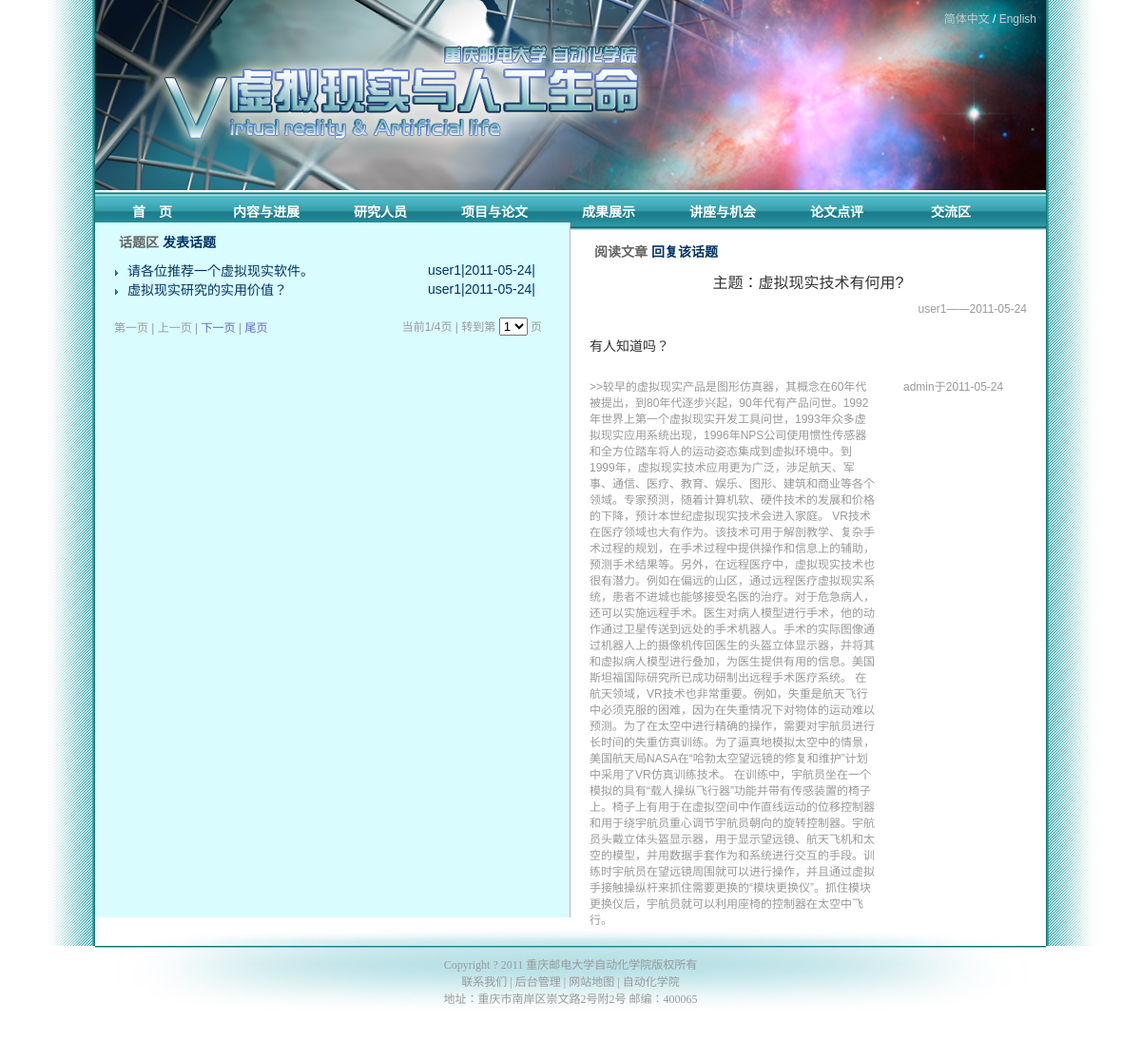
The app's page /bbs.php?id=99&mode=read&lan=chs with its own data.
### tables this page shows
CREATE TABLE IF NOT EXISTS `10branch` (
  `id` int(11) NOT NULL,
  `item` varchar(15) NOT NULL,
  `item_eng` varchar(40) NOT NULL,
  `desc` text NOT NULL,
  `address` varchar(50) NOT NULL,
  `visiable` int(11) NOT NULL,
  `style` int(11) NOT NULL,
  PRIMARY KEY (`item`),
  UNIQUE KEY `id` (`id`)
);

CREATE TABLE IF NOT EXISTS `40bbs` (
  `id` int(11) NOT NULL AUTO_INCREMENT,
  `subid` int(11) NOT NULL,
  `title` text NOT NULL,
  `content` text NOT NULL,
  `username` varchar(50) NOT NULL,
  `date` date NOT NULL,
  PRIMARY KEY (`id`),
  KEY `id` (`id`)
);

CREATE TABLE IF NOT EXISTS `50config` (
  `id` int(11) NOT NULL,
  `sitetitle_chs` varchar(50) NOT NULL,
  `sitetitle_eng` varchar(50) NOT NULL,
  `user_reg` int(2) NOT NULL,
  `user_log` int(2) NOT NULL,
  `user_edit` int(2) NOT NULL,
  `pgsize` int(11) NOT NULL,
  `hotsize` int(11) NOT NULL,
  `sitebanner_chs` varchar(80) NOT NULL,
  `sitebanner_eng` varchar(80) NOT NULL,
  `siteflash` varchar(50) NOT NULL,
  `fvico` varchar(50) NOT NULL,
  `connect` varchar(50) NOT NULL,
  `sitemap` varchar(50) NOT NULL,
  `lasttitle_chs` varchar(50) NOT NULL,
  `lasttitle_eng` varchar(50) NOT NULL,
  `lasturl_url` varchar(50) NOT NULL,
  `copyrt_chs` varchar(200) NOT NULL,
  `address_chs` varchar(200) NOT NULL,
  `copyrt_eng` varchar(200) NOT NULL,
  `address_eng` varchar(200) NOT NULL,
  PRIMARY KEY (`id`)
);

### bbs.php (the view, shortened to what this page needs)
<head>
<link href="images/article_view.css" rel="stylesheet" type="text/css" />
</head>
<body topmargin="0">
<table  width=100% cellpadding="0" cellspacing="0" class="bgline">
<tr><td align="center">
<?php
include_once("header.php");
?>
</td></tr>
<tr><td align="center">
<div  id="main">
<table border="0" cellpadding="0" cellspacing="0" width=100% height="500px"><tr><td >
<div class="bbs_list">
<?php
if($_GET["mode"]!=topic)
{
       echo "<div style='font-size:14px;padding:10px 0px 10px 25px; font-weight:bold; color:#666666;'>";
if($_GET[lan]==chs)
{echo "话题区";}
	   echo " <a href=bbs.php?mode=topic&lan=".$_GET["lan"].">";
if($_GET[lan]==chs)
{echo "发表话题";}
	   echo "</a></div>";
if(1)
{
    if(isset($_GET['page'])){
        $page=intval($_GET['page']);
    }
    else{
        $page = 1;
    }
	$respg=mysql_query("SELECT * FROM 50config WHERE id='1'");
	$rowspg=mysql_fetch_assoc($respg);
	$pgsize=$rowspg["pgsize"];
    $page_size=$pgsize;
    $pages="SELECT count(*) as amount FROM 40bbs WHERE subid=0";
    $result=mysql_query($pages);
    while($row=mysql_fetch_row($result)){
    $amount=$row[0];
    }
    if($amount){
        if($amount%$page_size){$page_count=(int)($amount/$page_size)+1;}
        else {$page_count=$amount / $page_size;}
    }
	if(!empty($id)){ $sql="SELECT * FROM 40bbs WHERE subid=0";  echo "bbbbbbbbb";}
    else{
        $sql="SELECT * FROM 40bbs WHERE subid=0  order by id DESC limit ".($page-1)*$page_size.",".$page_size."";}
        $res=mysql_query($sql) or die(mysql_error());
        while($row=mysql_fetch_array($res))
        {
		    echo "<table  border='0' cellpadding='0' cellspacing='0'><tr><td width=350px valign='top'>";
    		echo "<tr><td><li>";
			echo "<a href=bbs.php?id=".$row["id"]."&mode=read&lan=".$_GET["lan"]."&page=".$_GET["page"].">".mb_substr($row["title"],0,21,'utf-8')."</a></td><td><div class='date'>".$row["username"]."|".$row["date"]."|</div></li>";
			echo "</td></tr></table>";
        }
	echo "<div class=page><table width=450px border='0' cellspacing='0' cellpadding='0'>
     <tr><td width=200px>";
    if($page==1){
        echo "第一页 | 上一页 | ";
    }
    else{
        echo "<a href=bbs.php?lan=".$_GET['lan']."&page=1>第一页</a> | <a href=bbs.php?lan=".$_GET['lan']."&page=".($page-1).">上一页</a> | ";
    }
    if(($page==$page_count) || ($page_count == 0)){
        echo "下一页 | 尾页";
    }
    else{
        echo "<a href=bbs.php?&lan=".$_GET['lan']."&page=".($page+1).">下一页</a> | <a hrefbbs.php?&lan=".$_GET['lan']."&page=".$page_count.">尾页</a>";
    }
	echo "</td>";
}
 ?>
    <td >&nbsp;</td>
    <td width="200px" align="right">当前<?php echo "$page";?>/<?php echo "$page_count";?>页
                              | 转到第
                              <select name="sel_page" onChange="javascript:location=this.options[this.selectedIndex].value;">
                                <?php
       for($i = 1 ;$i <=$page_count;$i++){
     if($i==$page){
    ?>
                                <option value="bbs.php?&lan=<?php echo $_GET['lan'];?>&page=<?php echo $i;?>" selected />
                                <?php echo $i;?>
                                <?php }
     else
     { ?>
                                <option value="bbs.php?&lan=<?php echo $_GET['lan'];?>&page=<?php echo $i;?>" />
                                <?php }
        }    ?>
                              </select>
                              页</td>
  </tr>
</table>
<?php  echo "</div>";  ?>
<?php
}
?>
</div>
</td><td>
<div class="bbs_view">
<?php
if($_GET["mode"]==read)
{
$id=$_GET["id"];
       echo "<div style='font-size:14px;padding:10px 0px 10px 25px; font-weight:bold; color:#666666;'>";
if($_GET[lan]==chs)
{echo "阅读文章 ";}
	   echo "<a href=bbs.php?id=$id&mode=sub&lan=".$_GET["lan"].">";
if($_GET[lan]==chs)
{echo " 回复该话题";}
	   echo "</a></div>";
$res=mysql_query("SELECT * FROM 40bbs WHERE id='$id' ");
while($rows=mysql_fetch_assoc($res))
    	{
		if($rows["subid"]==0)
			{
    		echo "<div class='bbs_title'>";
if($_GET[lan]==chs)
{echo "主题：";}
	   echo "".$rows["title"]."</div>";
			echo "<div class='bbs_username'>".$rows["username"]."——".$rows["date"]."</div>";
    		echo "<div class='bbs_content'>".$rows["content"]."</div>";
    		}
		}
$ressub=mysql_query("SELECT * FROM 40bbs WHERE subid='$id'  ORDER BY id ");
while($rowssub=mysql_fetch_assoc($ressub))
    	{
		echo "<table  border='0' cellpadding='0' cellspacing='0'><tr><td width=350px valign='top'>";
		echo "<div class='sublist'><li><div class='bbs_subcontent'>";
			echo ">>".$rowssub["content"]."</div>";
		echo "</td><td valign='top'><div class='bbs_subusername'>".$rowssub["username"]."";
if($_GET[lan]==chs)
{echo "于";}
	   echo "".$rowssub["date"]."</div></li></div>";
    	echo "</td></tr></table>";
		}
}
?>
</div>
</td></tr></table>
<table  width=100% cellpadding="0" cellspacing="0">
<tr><td align="center">
<?php
include_once("footer.php");
?>
</td></tr></table>
</body>
</html>

### header.php (shortened to what this page needs)
<!DOCTYPE html PUBLIC "-//W3C//DTD XHTML 1.0 Transitional//EN" "http://www.w3.org/TR/xhtml1/DTD/xhtml1-transitional.dtd">
<html xmlns="http://www.w3.org/1999/xhtml">
<head>
<link href="images/header.css" rel="stylesheet" type="text/css" />
</head>
<body>
<?php
if($_GET[lan]==chs)
{
	echo"
	<div class='banner_chs'>
	<div class='language'>
	<a href='index.php?lan=chs'>
	简体中文
	</a>
	/
	<a href='index.php?lan=eng'>
	English
	</a>
	</div>
	";
}
?>
</div>
<table cellpadding="0" cellspacing="0" border="0"><tr><td class="navi">
<ul>
<li><a href="index.php<?php echo "?lan=$_GET[lan]"    ?>">
<?php
if($_GET[lan]==chs)
{echo "首　页";}
?>
</a></li>
<li>
<?php
$res=mysql_query("SELECT * FROM 10branch ORDER BY id");
while($rows=mysql_fetch_assoc($res))
    if(($rows["visiable"])&&($rows["id"]!=0)&&($rows["id"]<=70))
    {
if($_GET[lan]==chs)
    	{
    	echo "<a href=article_view.php?id=main&itm_id=".$rows["id"]."&lan=$_GET[lan]>".$rows["item"]."</a>";
    	}
    }
?></li>
</ul>
</td></tr></table>
</body>
</html>

### footer.php (shortened to what this page needs)
<!DOCTYPE html PUBLIC "-//W3C//DTD XHTML 1.0 Transitional//EN" "http://www.w3.org/TR/xhtml1/DTD/xhtml1-transitional.dtd">
<html xmlns="http://www.w3.org/1999/xhtml">
<head>
<link href="images/header.css" rel="stylesheet" type="text/css" />
<body>
<div  class="footer">
<?php
$res=mysql_query("SELECT * FROM 50config WHERE id='1' ");
$rows=mysql_fetch_assoc($res);
if($_GET[lan]==chs)
{echo $rows["copyrt_chs"]."<br/> ";}
echo "<a href='mailto:".$rows["connect"]."'>";
if($_GET[lan]==chs)
{echo "联系我们";}
echo "</a> |
<a href='admin/admin.php'>";
if($_GET[lan]==chs)
{echo "后台管理";}
echo "</a> |
<a href='sitemap.php?lan=".$_GET[lan]."'>";
if($_GET[lan]==chs)
{echo "网站地图";}
echo "</a> |
<a href='".$rows["lasturl_url"]."'>";
if($_GET[lan]==chs)
{echo $rows["lasttitle_chs"];}
echo "</a> <br/>";
if($_GET[lan]==chs)
{echo $rows["address_chs"]."<br/>";}
echo "</div>";
?>
</body>
</html>

### images/article_view.css (style rules this page uses)
.bgline { background-image: url(bgline2.jpg); background-repeat: repeat-y; background-position: center; }
html { overflow: -moz-scrollbars-vertical; }
#main { position: relative; left: 5px; width: 1010px; height: 100%; margin-right: auto; margin-left: auto; padding-bottom: 20px; font-family: Arial, Helvetica, sans-serif; }
.bbs_list .page { margin:20px; }
.bbs_list .page td { color:#999999; font-size:12px; }
.bbs_list .page td a { color:#6666CC; font-size:12px; text-decoration:none; }
.bbs_list { width: 499px; height: 100%; background-color: #D9FCFF; border-right: #BBBBBB 1px solid; }
.bbs_list li { margin-left: 20px; list-style-image: url(li2.gif); }
.bbs_list .date { color: #003366; font-size: 14px; text-decoration: none; float: right; margin-right: 20px; }
.bbs_list a { color: #003366; font-size: 14px; text-decoration: none; }
.bbs_view { width: 500px; height: 100%; position: relative; left: -5px; background-color: #FFFFFF; }
.bbs_view .bbs_title { font-size: 16px; color: #333333; text-align: center; }
.bbs_view .bbs_username { font-size: 12px; color: #999999; text-align: right; margin-right: 20px; margin-top: 10px; }
.bbs_view .bbs_content { font-size: 14px; color: #333333; margin: 20px; line-height: 25px; }
.bbs_subusername { font-size: 12px; color: #999999; margin-right: 20px; }
.bbs_subcontent { float: left; font-size: 12px; color: #999999; width: 300px; }
.sublist li { list-style-image: url(li1.gif); list-style-position: outside; margin-left: 20px; }
.bbs_view a { color: #003366; font-size: 14px; text-decoration: none; }

### images/header.css (style rules this page uses)
.banner_chs { height:200px; width:1000px; background:url(banner_chs.jpg); }
.banner_chs .language { color:#FFFFFF; float:right; font-size:12px; text-decoration:none; padding:10px; font-family:Arial, Helvetica, sans-serif; }
.banner_chs .language a { color:#CCCCCC; font-size:12px; text-decoration:none; }
.navi { height:40px; width:1000px; background:url(bg-navi.jpg) repeat-x center; font-family:Arial, Helvetica, sans-serif; }
.navi ul { list-style-type:none; display:inline; font-size:14px; font-weight:bold; }
.navi ul li { float:left; text-align:center; }
.navi ul li a { padding:12px 0px 12px 0px; margin:0px 10px 0px 10px; display:inline-block; width:100px; color:#FFFFFF; text-decoration:none; }
.footer { width:1000px; height:90px; background:url(footer.jpg); background-repeat:no-repeat; position:relative; top:-20px; padding-top:30px; font-size:12px; color:#999999; text-decoration:none; font-family:"Times New Roman", Times, serif; }
.footer a { color:#999999; text-decoration:none; }

### records on screen
10branch: item "内容与进展"
10branch: item "研究人员"
10branch: item "项目与论文"
10branch: item "成果展示"
10branch: item "讲座与机会"
10branch: item "论文点评"
10branch: item "交流区"
40bbs: title "请各位推荐一个虚拟现实软件。", username "user1", date "2011-05-24"
40bbs: title "虚拟现实研究的实用价值？", username "user1", date "2011-05-24"
40bbs: title "虚拟现实技术有何用?", username "user1", date "2011-05-24", content "有人知道吗？"
40bbs: content "较早的虚拟现实产品是图形仿真器，其概念在60年代被提出，到80年代逐步兴起，90年代有产品问世。1992年世界上第一个虚拟现实开发工具问世，1993年众多虚拟现实应用系统出现，1996年NPS公司使用惯性传感器和全方位踏车将人的运动姿态集成到虚拟环境中。到1999年，虚拟现实技术应用更为广泛，涉足航天、军事、通信、医疗、教育、娱乐、图形、建筑和商业等各个领域。专家预测，随着计算机软、硬件技术的发展和价格的下降，预计本世纪虚拟现实技术会进入家庭。 VR技术在医疗领域也大有作为。该技术可用于解剖教学、复杂手术过程的规划，在手术过程中提供操作和信息上的辅助，预测手术结果等。另外，在远程医疗中，虚拟现实技术也很有潜力。例如在偏远的山区，通过远程医疗虚拟现实系统，患者不进城也能够接受名医的治疗。对于危急病人，还可以实施远程手术。医生对病人模型进行手术，他的动作通过卫星传送到远处的手术机器人。手术的实际图像通过机器人上的摄像机传回医生的头盔立体显示器，并将其和虚拟病人模型进行叠加，为医生提供有用的信息。美国斯坦福国际研究所已成功研制出远程手术医疗系统。 在航天领域，VR技术也非常重要。例如，失重是航天飞行中必须克服的困难，因为在失重情况下对物体的运动难以预测。为了在太空中进行精确的操作，需要对宇航员进行长时间的失重仿真训练。为了逼真地模拟太空中的情景，美国航天局NASA在“哈勃太空望远镜的修复和维护”计划中采用了VR仿真训练技术。…", username "admin", date "2011-05-24"
50config: copyrt_chs "Copyright ? 2011 重庆邮电大学自动化学院版权所有", lasttitle_chs "自动化学院", address_chs "地址：重庆市南岸区崇文路2号附2号 邮编：400065"

### other values on screen
$page "1"
$page_count "4"
form field sel_page "1"
